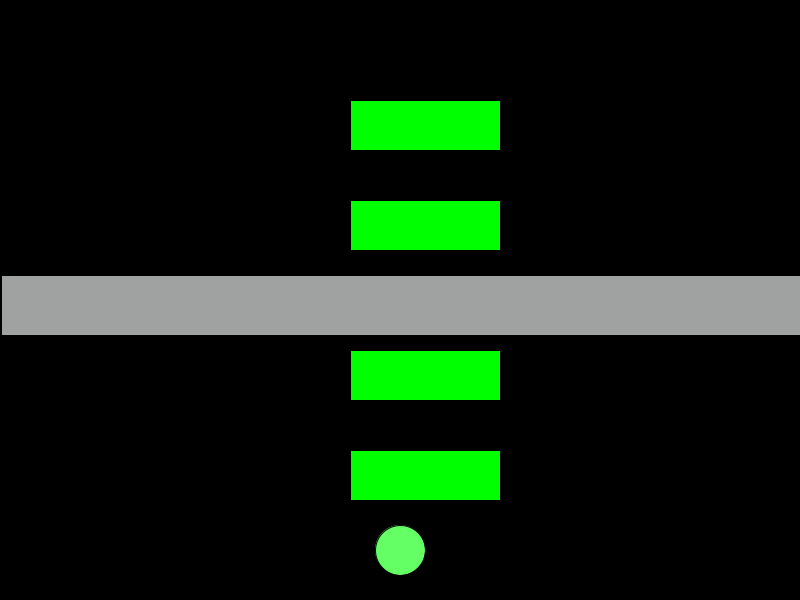
Frame 1 (no input)
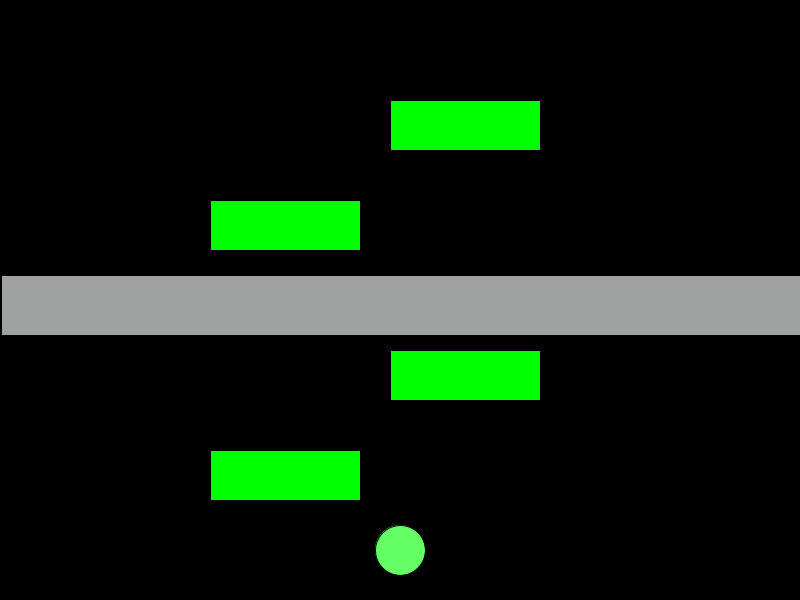
Frame 60 (the mouse pressed at the canvas centre just before this capture)
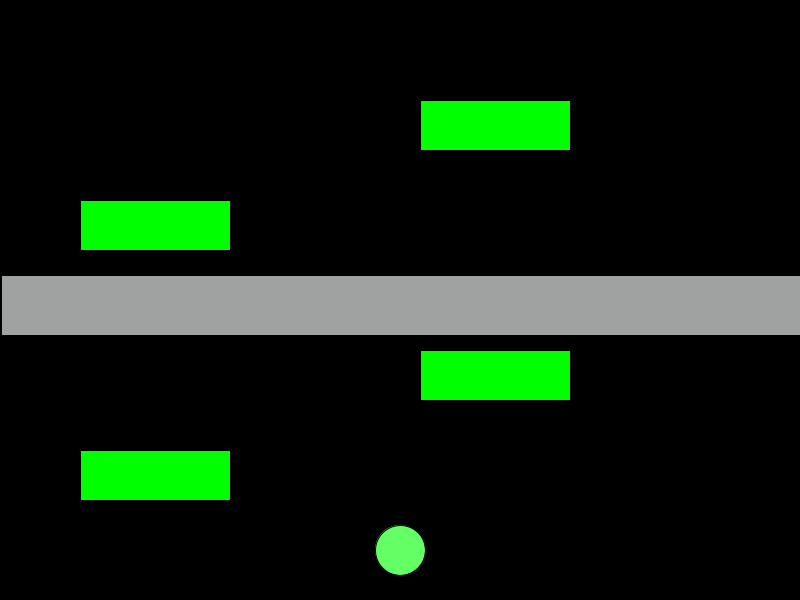
Frame 120 (the mouse held since frame 60 and released just before this capture)

The Processing sketch that drew these frames (run headless with seeded random() and noise(); from frame 60 on, the mouse is pressed at the canvas centre):

// Processing sketch: frogger
// ── frogger.pde
public class car {
  int carX;
  int carY;
  int carSpeed;
  int size;
  public car(int carX, int carY, int carSpeed, int size) {
    this.carX=carX;
    this.carY=carY;
    this.carSpeed=carSpeed;
    this.size=size;
  }
  void moveRight() {
    carX=carX+carSpeed;
    if (carX>775) {
      carX=50;
    }
  }
  public int getY() {
    return carY;
  }
  public int getX() {
    return carX;
  }
  public int getSize() {
    return size;
  }
  void moveLeft() {
    carX=carX-carSpeed;
    if (carX<25) {
      carX=width-150;
    }
  }
  void display()
  {
    fill(0, 255, 0);
    rect(carX, carY, size, 50);
  }
}

//memeber variables
int hopDistance=40;
int X=400;
int Y=550;
int carSpeed1=10;
car car1= new car(350, 450, carSpeed1, 150);
car car2= new car(350, 350, carSpeed1, 150);
car car3= new car(350, 200, carSpeed1, 150);
car car4= new car(350, 100, carSpeed1, 150);

boolean intersects(car car1) {
  if ((Y > car1.getY() && Y < car1.getY()+50) &&
    (X > car1.getX() && X < car1.getX()+car1.getSize())) {
      
    return true;
  } else {
    return false;
  }
}


void setup() {

  size(800, 600);
}

void keyPressed()
{
  if (key == CODED) {
    if (keyCode == UP)
    {
      Y=Y-hopDistance;
    } else if (keyCode == DOWN)
    {
      Y=Y+hopDistance;
    } else if (keyCode == RIGHT)
    {
      X=X+hopDistance;
    } else if (keyCode == LEFT)
    {
      X=X-hopDistance;
    }
  }
}
void draw() {
  background(0, 0, 0);
  if (intersects(car1)) {
    println("car1");
    Y=550;
  }
  fill(#9FA2A0);
  rect(1, 275, 800, 60);
  car1.display();
  car2.display();
  car3.display();
  car4.display();
  car1.moveRight();
  car2.moveLeft();
  car3.moveRight();
  car4.moveLeft();
  fill(100, 400, 100);
  ellipse(X, Y, 50, 50);
  if (Y>550) {
    Y=550;
  } else if (Y<50) {
    Y=550;
    carSpeed1=carSpeed1+10;
    println("car speed up!");
  }
  if (X>750) {
    X=750;
  } else if (X<50) {
    X=50;
  }
  if (intersects(car2)) {
    println("car2");
    Y=550;
  }
   if (intersects(car3)) {
    println("car3");
    Y=550;
  }
   if (intersects(car4)) {
    println("car4");
    Y=550;
  }
}
